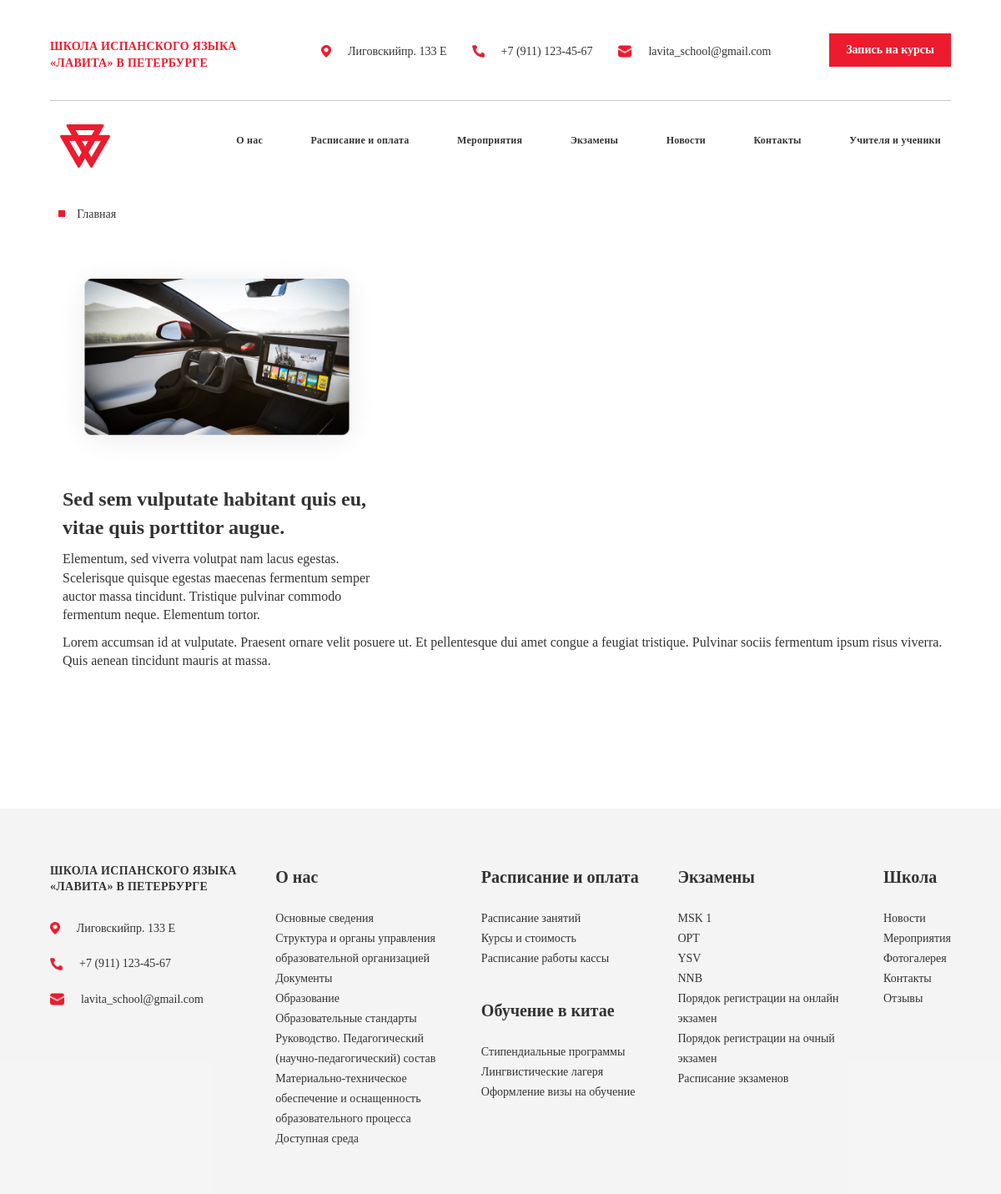
The page /evant/1 on the database its author committed.
### schoolapp/models.py (models this page shows, shortened)
class Logo(models.Model):
    logo = models.CharField(max_length=50 , blank=True)
    image = models.ImageField()

class Event(models.Model):
    title = models.CharField(max_length=150)
    events_h1 = models.CharField(max_length=100)
    events_p = models.CharField(max_length=1000)
    image = models.ImageField()
    description = models.TextField(default=' ')

### schoolapp/views.py (the view)
# urls.py: path('evant/<int:id>' , getIdevantcard , name="evant_card"),
def getIdevantcard(request, id):
    evant = Event.objects.get(id = id)
    logo = Logo.objects.all()
    context={
        "evant":evant,
        "logo":logo
    }
    return render(request, 'evant_card.html', context)

### templates/evant_card.html
{% load static %}
{% include 'header.html' %}
<div class="container_1"><img class="img_a" src="../static/style/IMG/Rectangle 55.png"
    alt=""> <a href="{% url 'index' %}" class="a">Главная </a> </div>
<div class="container_1">
    <div class="event_card">
        <img class="evant_img" src="{{evant.image.url}}" alt="...">
        <div class="event_body">
            <h5 class="event_h5">{{evant.events_h1}}</h5>
            <p class="event_p">
                {{evant.events_p}}
            </p>
            <p style="width: 90vw;"  class="event_p">{{evant.description}}</p>
        </div>
    </div>
</div>
{% include 'footer.html' %}

### templates/header.html (shortened to what this page needs)
<!DOCTYPE html>
<html lang="en">
<head>
    <link rel="stylesheet" href="../static/style/style.css">
    <link rel="stylesheet" href="../static/style/style_2.css">
    <link href="https://cdn.jsdelivr.net/npm/bootstrap@5.3.3/dist/css/bootstrap.min.css" rel="stylesheet"
>
</head>
<body>
    <header>
        <div class="container_1">
            <nav class="nav1">
                <h1 class="nav1_h1">ШКОЛА ИСПАНСКОГО ЯЗЫКА <br>
                    «ЛАВИТА» В ПЕТЕРБУРГЕ</h1>
                <ul class="nav1_ul">
                    <li class="nav1_ul_li"><a class="nav1_ul_li" href=""><img src="../static/style/IMG/Vector (2).png" alt=""
                                class="nav1_ul_li_img">Лиговскийпр. 133 Е</a></li>
                    <li class="nav1_ul_li"><a class="nav1_ul_li" href=""><img src="../static/style/IMG/Vector (3).png" alt=""
                                class="nav1_ul_li_img">+7 (911) 123-45-67</a></li>
                    <li class="nav1_ul_li"><a class="nav1_ul_li" href=""><img src="../static/style/IMG/Vector (4).png" alt=""
                                class="nav1_ul_li_img">lavita_school@gmail.com</a></li>
                </ul>
                <a href="{% url 'contact' %}">
                  <button class="nav1_button">Запись на курсы</button>
                </a>
            </nav>
            <hr>
            <nav class="navbar navbar-expand-lg ">
                <div class="container-fluid nav2">
                  {% for i in logo %}
                  <div class="nav2_logo"><img src="{{i.image.url}}" alt="" class="nav2_logo_img"></div>
                  {% endfor %}
                  <div class="collapse navbar-collapse" id="navbarNav">
                    <ul class="navbar nav2_ul">
                        <li class="nav-item nav2_ul_li">
                            <a class=" nav2_ul_li_a" aria-current="page" href="{% url 'about' %}">О нас</a>
                          </li>
                          <li class="nav-item nav2_ul_li">
                            <a class=" nav2_ul_li_a" aria-current="page" href="{% url 'services' %}">Расписание и оплата</a>
                          </li>
                          <li class="nav-item nav2_ul_li">
                            <a class=" nav2_ul_li_a" aria-current="page" href="{% url 'evant' %}">Мероприятия</a>
                          </li>
                          <li class="nav-item nav2_ul_li">
                            <a class=" nav2_ul_li_a" aria-current="page" href="{% url 'exam' %}">Экзамены</a>
                          </li>
                          <li class="nav-item nav2_ul_li">
                            <a class=" nav2_ul_li_a" aria-current="page" href="{% url 'news' %}">Новости</a>
                          </li>
                          <li class="nav-item nav2_ul_li">
                            <a class=" nav2_ul_li_a" aria-current="page" href="{% url 'contact' %}">Контакты</a>
                          </li>
                          <li class="nav-item nav2_ul_li">
                            <a class=" nav2_ul_li_a" aria-current="page" href="{% url 'teachers' %}">Учителя и ученики</a>
                          </li>
                    </ul>
                  </div>
                </div>
              </nav>
        </div>
    </header>

### static/style/style.css (style rules this page uses)
* { padding: 0; margin: 0; }
hr { margin: 0px; padding: 0px; }
body { width: 100vw; }
a { text-decoration: none; }
li { list-style-type: none; }
.container_1 { max-width: 1240px; width: 90%; margin-top: 20px; margin: auto; }
.a { font-family: Circe; font-size: 14px; font-weight: 400; line-height: 19.6px; text-align: left; color: #333333; text-decoration: none; }
.img_a { margin-left: 10px; margin-right: 10px; }
header { width: 100%; display: flex; justify-content: center; margin-bottom: 30px; }
.nav1 { display: flex; justify-content: space-between; align-items: center; margin-bottom: 20px; margin-top: 20px; }
.nav1_h1 { color: #EC1B2E; font-family: Circe; font-size: 14px; font-weight: 700; line-height: 19.6px; letter-spacing: 0.02em; text-align: left; }
.nav1_ul { display: flex; justify-content: space-between; align-items: center; column-gap: 30px; }
.nav1_ul_li { list-style-type: none; text-decoration: none; color: #333333; font-family: Circe; font-size: 14px; font-weight: 400; line-height: 19.6px; text-align: left; display: flex; column-gap: 20px; align-items: center; }
.nav1_ul_li_img { height: 15px; }
.nav1_button { font-family: Circe; font-size: 14px; font-weight: 700; line-height: 19.6px; text-align: left; color: #FFFFFF; background: #EC1B2E; padding: 10px 20px 10px 20px; margin-bottom: 20px; border: none; }
.nav2 { display: flex; justify-content: space-between; align-items: center; width: 100%; }
.nav2_logo { width: 20%; }
.nav2_ul { width: 100%; display: flex; justify-content: space-between; align-items: center; text-align: left; column-gap: 10px; }
.nav2_ul_li_a { font-family: Circe; text-decoration: none; font-size: 12px; font-weight: 700; line-height: 19.6px; letter-spacing: 0.02em; text-align: left; color: #333333; margin-left: 0; padding-left: 0%; }
.event_body { padding: 15px; width: 400px; }
.event_card { margin-top: 30px; width: 400px; }
.event_h5 { font-family: Circe; font-size: 24px; font-weight: 700; line-height: 33.6px; text-align: left; color: #333333; }
.event_p { font-family: Circe; font-size: 16px; font-weight: 400; line-height: 22.4px; text-align: left; color: #333333; margin-top: 10px; margin-bottom: 10px; }
.evant_img { width: 400px; }

### static/style/style_2.css (style rules this page uses)
* { padding: 0; margin: 0; }
hr { margin: 0px; padding: 0px; }
body { width: 100vw; }
a { text-decoration: none; }
li { list-style-type: none; }
.container_1 { max-width: 1240px; width: 90%; margin-top: 20px; }
.a { font-family: Circe; font-size: 14px; font-weight: 400; line-height: 19.6px; text-align: left; color: #333333; text-decoration: none; }
.img_a { margin-left: 10px; margin-right: 10px; }
header { width: 100%; display: flex; justify-content: center; margin-bottom: 30px; }
.nav1 { display: flex; justify-content: space-between; align-items: center; margin-bottom: 20px; margin-top: 20px; }
.nav1_h1 { color: #EC1B2E; font-family: Circe; font-size: 14px; font-weight: 700; line-height: 19.6px; letter-spacing: 0.02em; text-align: left; }
.nav1_ul { display: flex; justify-content: space-between; align-items: center; column-gap: 30px; }
.nav1_ul_li { list-style-type: none; text-decoration: none; color: #333333; font-family: Circe; font-size: 14px; font-weight: 400; line-height: 19.6px; text-align: left; display: flex; column-gap: 20px; align-items: center; }
.nav1_ul_li_img { height: 15px; }
.nav1_button { font-family: Circe; font-size: 14px; font-weight: 700; line-height: 19.6px; text-align: left; color: #FFFFFF; background: #EC1B2E; padding: 10px 20px 10px 20px; margin-bottom: 20px; border: none; }
.nav2 { display: flex; justify-content: space-between; align-items: center; width: 100%; }
.nav2_logo { width: 20%; }
.nav2_ul { width: 100%; display: flex; justify-content: space-between; align-items: center; text-align: left; column-gap: 10px; }
.nav2_ul_li_a { font-family: Circe; text-decoration: none; font-size: 12px; font-weight: 700; line-height: 19.6px; letter-spacing: 0.02em; text-align: left; color: #333333; margin-left: 0; padding-left: 0%; }
.event_body { padding: 15px; width: 400px; }
.event_card { margin-top: 30px; width: 400px; }
.event_h5 { font-family: Circe; font-size: 24px; font-weight: 700; line-height: 33.6px; text-align: left; color: #333333; }
.event_p { font-family: Circe; font-size: 16px; font-weight: 400; line-height: 22.4px; text-align: left; color: #333333; margin-top: 10px; margin-bottom: 10px; }
.evant_img { width: 400px; }

### rows shown on the page
Logo: image (picture)
Event: image (picture), events_h1 "Sed sem vulputate habitant quis eu, vitae quis porttitor augue.", events_p "Elementum, sed viverra volutpat nam lacus egestas. Scelerisque quisque egestas maecenas fermentum semper auctor massa tincidunt. Tristique pulvinar commodo fermentum neque. Elementum tortor.", description "Lorem accumsan id at vulputate. Praesent ornare velit posuere ut. Et pellentesque dui amet congue a feugiat tristique. Pulvinar sociis fermentum ipsum risus viverra. Quis aenean tincidunt mauris at massa."
